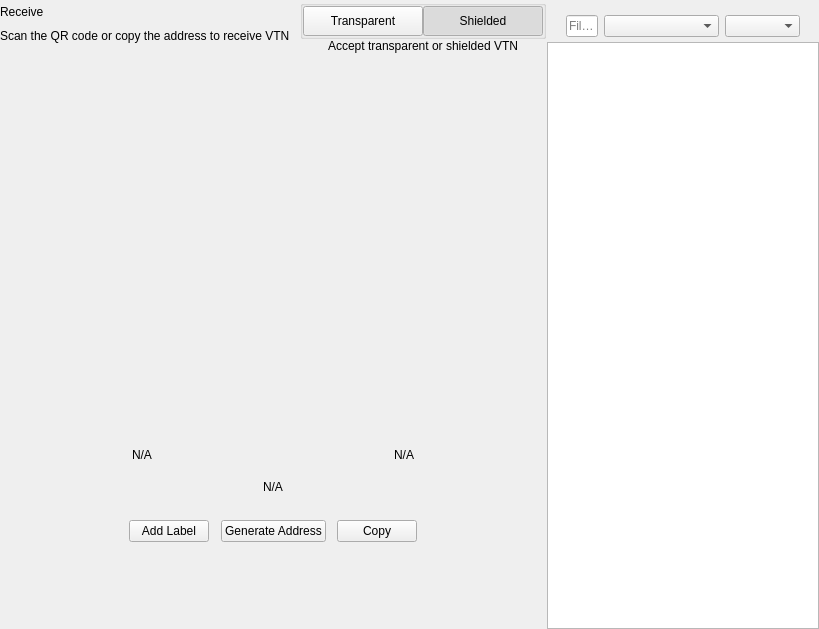
<?xml version="1.0" encoding="UTF-8"?>
<ui version="4.0">
 <class>ReceiveWidget</class>
 <widget class="QWidget" name="ReceiveWidget">
  <property name="geometry">
   <rect>
    <x>0</x>
    <y>0</y>
    <width>819</width>
    <height>629</height>
   </rect>
  </property>
  <property name="minimumSize">
   <size>
    <width>0</width>
    <height>0</height>
   </size>
  </property>
  <property name="windowTitle">
   <string>Form</string>
  </property>
  <layout class="QHBoxLayout" name="horizontalLayout_2" stretch="2,1">
   <property name="spacing">
    <number>0</number>
   </property>
   <property name="leftMargin">
    <number>0</number>
   </property>
   <property name="topMargin">
    <number>0</number>
   </property>
   <property name="rightMargin">
    <number>0</number>
   </property>
   <property name="bottomMargin">
    <number>0</number>
   </property>
   <item>
    <widget class="QWidget" name="left" native="true">
     <layout class="QVBoxLayout" name="verticalLayout_3">
      <property name="leftMargin">
       <number>0</number>
      </property>
      <property name="topMargin">
       <number>0</number>
      </property>
      <property name="rightMargin">
       <number>0</number>
      </property>
      <property name="bottomMargin">
       <number>0</number>
      </property>
      <item>
       <layout class="QVBoxLayout" name="verticalLayout_2">
        <property name="spacing">
         <number>0</number>
        </property>
        <property name="leftMargin">
         <number>0</number>
        </property>
        <item>
         <layout class="QHBoxLayout" name="horizontalLayout_3">
          <property name="spacing">
           <number>0</number>
          </property>
          <item>
           <layout class="QVBoxLayout" name="verticalLayout_4">
            <property name="spacing">
             <number>5</number>
            </property>
            <item>
             <widget class="QLabel" name="labelTitle">
              <property name="text">
               <string>Receive</string>
              </property>
             </widget>
            </item>
            <item alignment="Qt::AlignTop">
             <widget class="QLabel" name="labelSubtitle1">
              <property name="text">
               <string>Scan the QR code or copy the address to receive VTN</string>
              </property>
             </widget>
            </item>
           </layout>
          </item>
          <item>
           <spacer name="horizontalSpacer">
            <property name="orientation">
             <enum>Qt::Horizontal</enum>
            </property>
            <property name="sizeHint" stdset="0">
             <size>
              <width>40</width>
              <height>20</height>
             </size>
            </property>
           </spacer>
          </item>
          <item>
           <widget class="QWidget" name="containerViewPrivacyChecks" native="true">
            <layout class="QVBoxLayout" name="containerPrivacyChecks">
             <property name="spacing">
              <number>0</number>
             </property>
             <property name="leftMargin">
              <number>0</number>
             </property>
             <property name="topMargin">
              <number>0</number>
             </property>
             <property name="rightMargin">
              <number>0</number>
             </property>
             <property name="bottomMargin">
              <number>0</number>
             </property>
             <item alignment="Qt::AlignHCenter|Qt::AlignVCenter">
              <widget class="QGroupBox" name="groupBox">
               <property name="title">
                <string/>
               </property>
               <layout class="QHBoxLayout" name="horizontalLayout_2_1">
                <property name="spacing">
                 <number>0</number>
                </property>
                <property name="leftMargin">
                 <number>0</number>
                </property>
                <property name="topMargin">
                 <number>0</number>
                </property>
                <property name="rightMargin">
                 <number>0</number>
                </property>
                <property name="bottomMargin">
                 <number>0</number>
                </property>
                <item>
                 <widget class="QPushButton" name="pushLeft">
                  <property name="minimumSize">
                   <size>
                    <width>120</width>
                    <height>30</height>
                   </size>
                  </property>
                  <property name="maximumSize">
                   <size>
                    <width>120</width>
                    <height>30</height>
                   </size>
                  </property>
                  <property name="focusPolicy">
                   <enum>Qt::NoFocus</enum>
                  </property>
                  <property name="text">
                   <string>Transparent</string>
                  </property>
                  <property name="checkable">
                   <bool>true</bool>
                  </property>
                  <property name="autoExclusive">
                   <bool>true</bool>
                  </property>
                 </widget>
                </item>
                <item>
                 <widget class="QPushButton" name="pushRight">
                  <property name="minimumSize">
                   <size>
                    <width>120</width>
                    <height>30</height>
                   </size>
                  </property>
                  <property name="maximumSize">
                   <size>
                    <width>120</width>
                    <height>30</height>
                   </size>
                  </property>
                  <property name="focusPolicy">
                   <enum>Qt::NoFocus</enum>
                  </property>
                  <property name="text">
                   <string>Shielded</string>
                  </property>
                  <property name="checkable">
                   <bool>true</bool>
                  </property>
                  <property name="checked">
                   <bool>true</bool>
                  </property>
                  <property name="autoExclusive">
                   <bool>true</bool>
                  </property>
                 </widget>
                </item>
               </layout>
              </widget>
             </item>
             <item alignment="Qt::AlignHCenter|Qt::AlignTop">
              <widget class="QLabel" name="labelSubtitle2">
               <property name="text">
                <string>Accept transparent or shielded VTN</string>
               </property>
               <property name="alignment">
                <set>Qt::AlignRight|Qt::AlignTrailing|Qt::AlignVCenter</set>
               </property>
              </widget>
             </item>
            </layout>
           </widget>
          </item>
         </layout>
        </item>
        <item>
         <spacer name="verticalSpacer_2">
          <property name="orientation">
           <enum>Qt::Vertical</enum>
          </property>
          <property name="sizeType">
           <enum>QSizePolicy::Expanding</enum>
          </property>
          <property name="sizeHint" stdset="0">
           <size>
            <width>20</width>
            <height>50</height>
           </size>
          </property>
         </spacer>
        </item>
        <item alignment="Qt::AlignHCenter">
         <widget class="QWidget" name="layoutQR" native="true">
          <property name="maximumSize">
           <size>
            <width>510</width>
            <height>16777215</height>
           </size>
          </property>
          <layout class="QVBoxLayout" name="verticalLayoutQr">
           <item>
            <spacer name="verticalSpacer11">
             <property name="orientation">
              <enum>Qt::Vertical</enum>
             </property>
             <property name="sizeType">
              <enum>QSizePolicy::Fixed</enum>
             </property>
             <property name="sizeHint" stdset="0">
              <size>
               <width>20</width>
               <height>20</height>
              </size>
             </property>
            </spacer>
           </item>
           <item alignment="Qt::AlignHCenter">
            <widget class="QLabel" name="labelQrImg">
             <property name="minimumSize">
              <size>
               <width>260</width>
               <height>260</height>
              </size>
             </property>
             <property name="maximumSize">
              <size>
               <width>260</width>
               <height>260</height>
              </size>
             </property>
             <property name="text">
              <string/>
             </property>
             <property name="alignment">
              <set>Qt::AlignCenter</set>
             </property>
            </widget>
           </item>
           <item>
            <spacer name="verticalSpacer_21">
             <property name="orientation">
              <enum>Qt::Vertical</enum>
             </property>
             <property name="sizeType">
              <enum>QSizePolicy::Fixed</enum>
             </property>
             <property name="sizeHint" stdset="0">
              <size>
               <width>20</width>
               <height>30</height>
              </size>
             </property>
            </spacer>
           </item>
           <item>
            <widget class="QWidget" name="widget" native="true">
             <property name="minimumSize">
              <size>
               <width>0</width>
               <height>0</height>
              </size>
             </property>
             <layout class="QHBoxLayout" name="horizontalLayout_5">
              <item>
               <widget class="QLabel" name="labelLabel">
                <property name="text">
                 <string notr="true">N/A</string>
                </property>
               </widget>
              </item>
              <item>
               <spacer name="horizontalSpacer_2">
                <property name="orientation">
                 <enum>Qt::Horizontal</enum>
                </property>
                <property name="sizeHint" stdset="0">
                 <size>
                  <width>141</width>
                  <height>20</height>
                 </size>
                </property>
               </spacer>
              </item>
              <item>
               <widget class="QLabel" name="labelDate">
                <property name="text">
                 <string notr="true">N/A</string>
                </property>
                <property name="alignment">
                 <set>Qt::AlignRight|Qt::AlignTrailing|Qt::AlignVCenter</set>
                </property>
               </widget>
              </item>
             </layout>
            </widget>
           </item>
           <item>
            <widget class="QLabel" name="labelAddress">
             <property name="sizePolicy">
              <sizepolicy hsizetype="Expanding" vsizetype="Preferred">
               <horstretch>0</horstretch>
               <verstretch>0</verstretch>
              </sizepolicy>
             </property>
             <property name="minimumSize">
              <size>
               <width>300</width>
               <height>0</height>
              </size>
             </property>
             <property name="text">
              <string notr="true">N/A</string>
             </property>
             <property name="alignment">
              <set>Qt::AlignCenter</set>
             </property>
            </widget>
           </item>
           <item>
            <spacer name="verticalSpacer_4">
             <property name="orientation">
              <enum>Qt::Vertical</enum>
             </property>
             <property name="sizeType">
              <enum>QSizePolicy::Fixed</enum>
             </property>
             <property name="sizeHint" stdset="0">
              <size>
               <width>20</width>
               <height>20</height>
              </size>
             </property>
            </spacer>
           </item>
           <item>
            <layout class="QHBoxLayout" name="horizontalLayout_4">
             <item alignment="Qt::AlignHCenter">
              <widget class="QPushButton" name="pushButtonLabel">
               <property name="focusPolicy">
                <enum>Qt::NoFocus</enum>
               </property>
               <property name="text">
                <string>Add Label</string>
               </property>
              </widget>
             </item>
             <item alignment="Qt::AlignHCenter">
              <widget class="QPushButton" name="pushButtonNewAddress">
               <property name="focusPolicy">
                <enum>Qt::NoFocus</enum>
               </property>
               <property name="text">
                <string>Generate Address</string>
               </property>
              </widget>
             </item>
             <item alignment="Qt::AlignHCenter">
              <widget class="QPushButton" name="pushButtonCopy">
               <property name="focusPolicy">
                <enum>Qt::NoFocus</enum>
               </property>
               <property name="text">
                <string>Copy</string>
               </property>
              </widget>
             </item>
            </layout>
           </item>
           <item>
            <spacer name="verticalSpacer_3">
             <property name="orientation">
              <enum>Qt::Vertical</enum>
             </property>
             <property name="sizeType">
              <enum>QSizePolicy::Expanding</enum>
             </property>
             <property name="sizeHint" stdset="0">
              <size>
               <width>20</width>
               <height>20</height>
              </size>
             </property>
            </spacer>
           </item>
          </layout>
         </widget>
        </item>
        <item>
         <spacer name="verticalSpacer">
          <property name="orientation">
           <enum>Qt::Vertical</enum>
          </property>
          <property name="sizeHint" stdset="0">
           <size>
            <width>20</width>
            <height>40</height>
           </size>
          </property>
         </spacer>
        </item>
       </layout>
      </item>
     </layout>
    </widget>
   </item>
   <item>
    <widget class="QWidget" name="right" native="true">
     <layout class="QVBoxLayout" name="verticalLayout_5">
      <property name="spacing">
       <number>0</number>
      </property>
      <property name="leftMargin">
       <number>1</number>
      </property>
      <property name="topMargin">
       <number>0</number>
      </property>
      <property name="rightMargin">
       <number>0</number>
      </property>
      <property name="bottomMargin">
       <number>0</number>
      </property>
      <item>
       <layout class="QVBoxLayout" name="container_right">
        <property name="spacing">
         <number>0</number>
        </property>
        <property name="leftMargin">
         <number>0</number>
        </property>
        <property name="rightMargin">
         <number>0</number>
        </property>
        <item>
         <layout class="QVBoxLayout" name="verticalLayout">
          <property name="spacing">
           <number>6</number>
          </property>
          <property name="leftMargin">
           <number>19</number>
          </property>
          <property name="rightMargin">
           <number>19</number>
          </property>
          <item>
           <widget class="OptionButton" name="btnRequest" native="true"/>
          </item>
          <item>
           <widget class="OptionButton" name="btnMyAddresses" native="true">
            <property name="sizePolicy">
             <sizepolicy hsizetype="Preferred" vsizetype="Minimum">
              <horstretch>0</horstretch>
              <verstretch>0</verstretch>
             </sizepolicy>
            </property>
           </widget>
          </item>
         </layout>
        </item>
        <item>
         <widget class="QWidget" name="sortWidget" native="true">
          <layout class="QHBoxLayout" name="horizontalLayout_6">
           <property name="leftMargin">
            <number>19</number>
           </property>
           <property name="rightMargin">
            <number>19</number>
           </property>
           <property name="bottomMargin">
            <number>5</number>
           </property>
           <item>
            <widget class="QLineEdit" name="lineEditFilter">
             <property name="sizePolicy">
              <sizepolicy hsizetype="Expanding" vsizetype="Fixed">
               <horstretch>0</horstretch>
               <verstretch>0</verstretch>
              </sizepolicy>
             </property>
             <property name="minimumSize">
              <size>
               <width>0</width>
               <height>0</height>
              </size>
             </property>
             <property name="contextMenuPolicy">
              <enum>Qt::DefaultContextMenu</enum>
             </property>
             <property name="acceptDrops">
              <bool>false</bool>
             </property>
             <property name="maxLength">
              <number>40</number>
             </property>
             <property name="placeholderText">
              <string>Filter</string>
             </property>
            </widget>
           </item>
           <item>
            <spacer name="horizontalSpacer_3">
             <property name="orientation">
              <enum>Qt::Horizontal</enum>
             </property>
             <property name="sizeType">
              <enum>QSizePolicy::Preferred</enum>
             </property>
             <property name="sizeHint" stdset="0">
              <size>
               <width>20</width>
               <height>20</height>
              </size>
             </property>
            </spacer>
           </item>
           <item>
            <widget class="QComboBox" name="comboBoxSort">
             <property name="sizePolicy">
              <sizepolicy hsizetype="Preferred" vsizetype="Fixed">
               <horstretch>0</horstretch>
               <verstretch>0</verstretch>
              </sizepolicy>
             </property>
             <property name="minimumSize">
              <size>
               <width>115</width>
               <height>0</height>
              </size>
             </property>
            </widget>
           </item>
           <item>
            <widget class="QComboBox" name="comboBoxSortOrder">
             <property name="sizePolicy">
              <sizepolicy hsizetype="Preferred" vsizetype="Fixed">
               <horstretch>0</horstretch>
               <verstretch>0</verstretch>
              </sizepolicy>
             </property>
             <property name="minimumSize">
              <size>
               <width>75</width>
               <height>0</height>
              </size>
             </property>
            </widget>
           </item>
          </layout>
          <zorder>comboBoxSort</zorder>
          <zorder>comboBoxSortOrder</zorder>
          <zorder>lineEditFilter</zorder>
         </widget>
        </item>
        <item>
         <widget class="QListView" name="listViewAddress"/>
        </item>
       </layout>
      </item>
     </layout>
    </widget>
   </item>
  </layout>
 </widget>
 <customwidgets>
  <customwidget>
   <class>OptionButton</class>
   <extends>QWidget</extends>
   <header>qt/voltnote/optionbutton.h</header>
   <container>1</container>
  </customwidget>
 </customwidgets>
 <resources/>
 <connections/>
</ui>
